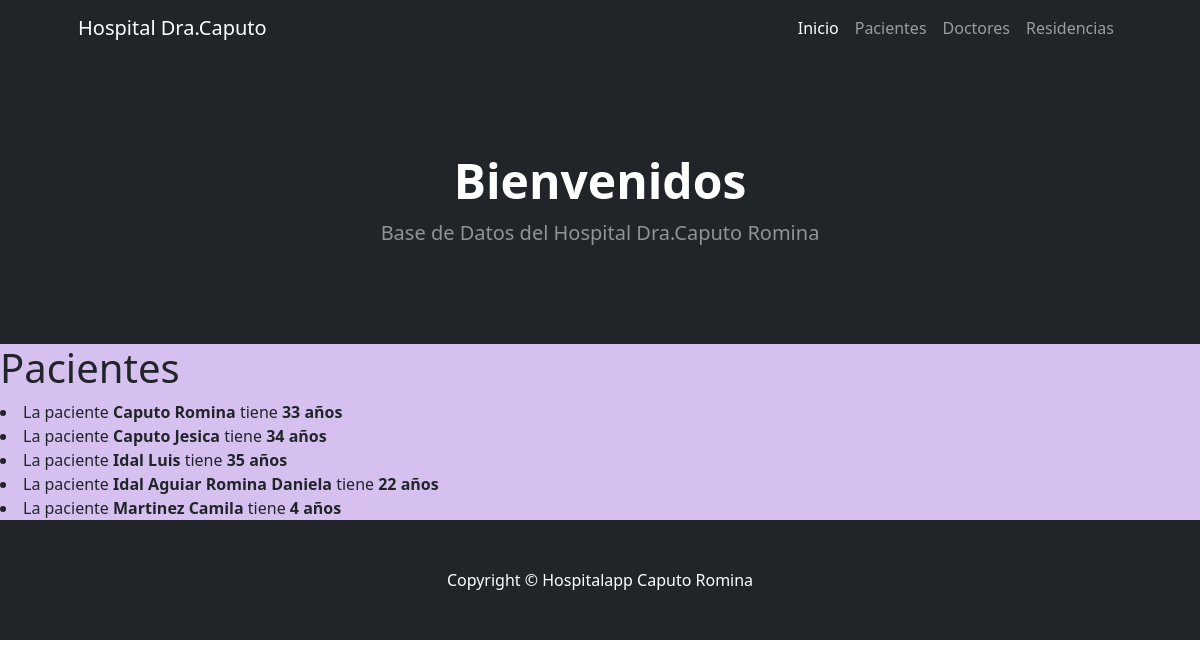
The page /hospitalapp/Pacientes/ on the database as committed earlier.
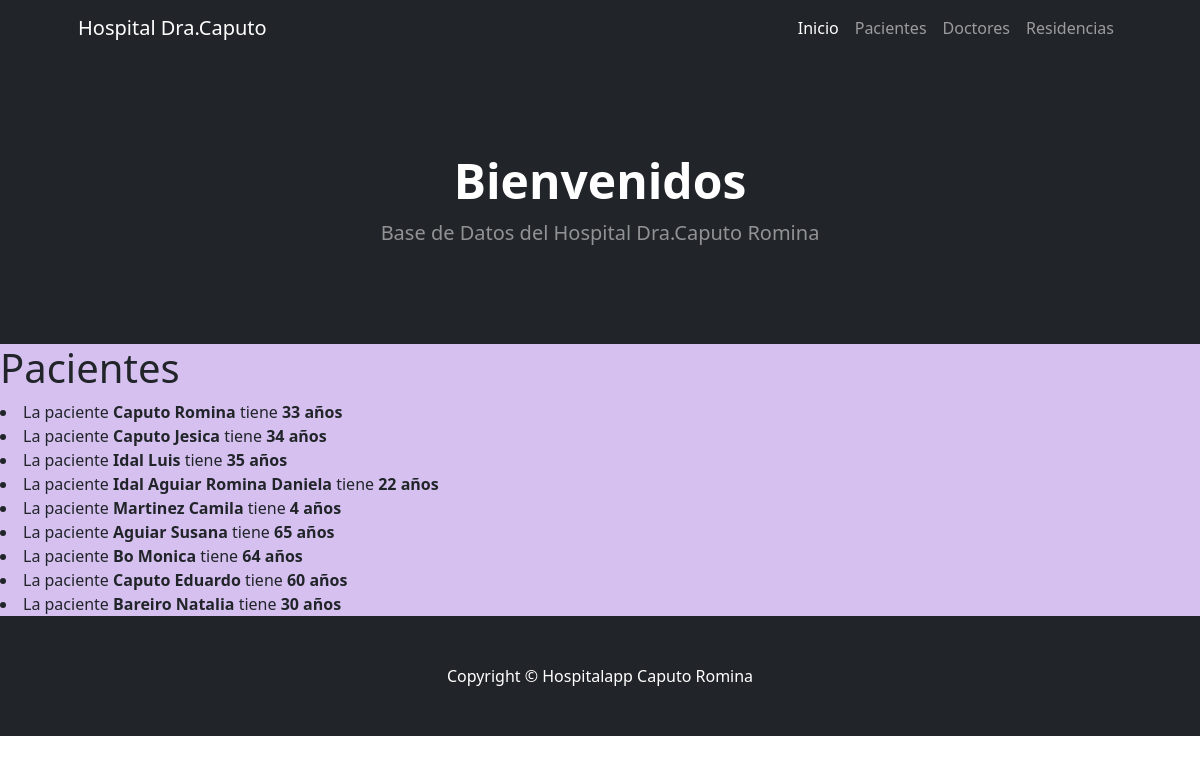
The same page on the database as committed later.
### hospitalapp/models.py (models this page shows)
class Paciente(models.Model):
    nombre = models.CharField(max_length=30)
    apellido = models.CharField(max_length=30)
    edad = models.PositiveIntegerField()

### hospitalapp/views.py (the view)
# urls.py: path("Pacientes/", views.paciente, name="Pacientes"),
def paciente(request):
      paciente = Paciente.objects.all()
      return render(request, "hospitalapp/Pacientes.html", {"paciente":paciente})

### hospitalapp/template/hospitalapp/Pacientes.html (shortened to what this page needs)
{% extends 'hospitalapp/padre-index.html' %}
{% load static %}
{% block contenidoPagina%}
<div style="background-color: rgb(213, 192, 240);">
    <h1> Pacientes </h1>
    {% for paciente in paciente %}
    <li>La paciente <b> {{paciente.apellido}} {{paciente.nombre}} </b>tiene <b>{{paciente.edad}} años</b></li>
    {% endfor %}
{% endblock %}

### hospitalapp/template/hospitalapp/padre-index.html (shortened to what this page needs)
<html lang="en">
    <head>
        {% load static %}
        <link href="https://cdn.jsdelivr.net/npm/bootstrap-icons@1.4.1/font/bootstrap-icons.css" rel="stylesheet" />
        <link href="{% static 'css/styles.css' %}" rel="stylesheet" />
    </head>
    <body>
        <nav class="navbar navbar-expand-lg navbar-dark bg-dark">
            <div class="container px-5">
                <a class="navbar-brand" href="#!">Hospital Dra.Caputo</a>
                <div class="collapse navbar-collapse" id="navbarSupportedContent">
                    <ul class="navbar-nav ms-auto mb-2 mb-lg-0">
                        <li class="nav-item"><a class="nav-link active" aria-current="page" href="{% url 'Inicio' %}">Inicio</a></li>
                        <li class="nav-item"><a class="nav-link" href="{% url 'Pacientes' %}">Pacientes</a></li>
                        <li class="nav-item"><a class="nav-link" href="{% url 'Doctores' %}">Doctores</a></li>
                        <li class="nav-item"><a class="nav-link" href="{% url 'Residencias' %}">Residencias</a></li>
                    </ul>
                </div>
            </div>
        </nav>
                <header class="bg-dark py-5">
                    <div class="container px-5">
                        <div class="row gx-5 justify-content-center">
                            <div class="col-lg-6">
                                <div class="text-center my-5">
                                    <h1 class="display-5 fw-bolder text-white mb-2">Bienvenidos</h1>
                                    <p class="lead text-white-50 mb-4">Base de Datos del Hospital Dra.Caputo Romina</p>
                                    </div>
                                </div>
                            </div>
                        </div>
                </header>
        {% block contenidoPagina %}
        {% endblock %}
        <footer class="py-5 bg-dark">
            <div class="container px-5"><p class="m-0 text-center text-white">Copyright &copy; Hospitalapp Caputo Romina</p></div>
        </footer>
    </body>
</html>

Rows that differ between the two databases and show on the page:
added Paciente: apellido "Aguiar", nombre "Susana", edad "65"
added Paciente: apellido "Bo", nombre "Monica", edad "64"
added Paciente: apellido "Caputo", nombre "Eduardo", edad "60"
added Paciente: apellido "Bareiro", nombre "Natalia", edad "30"
